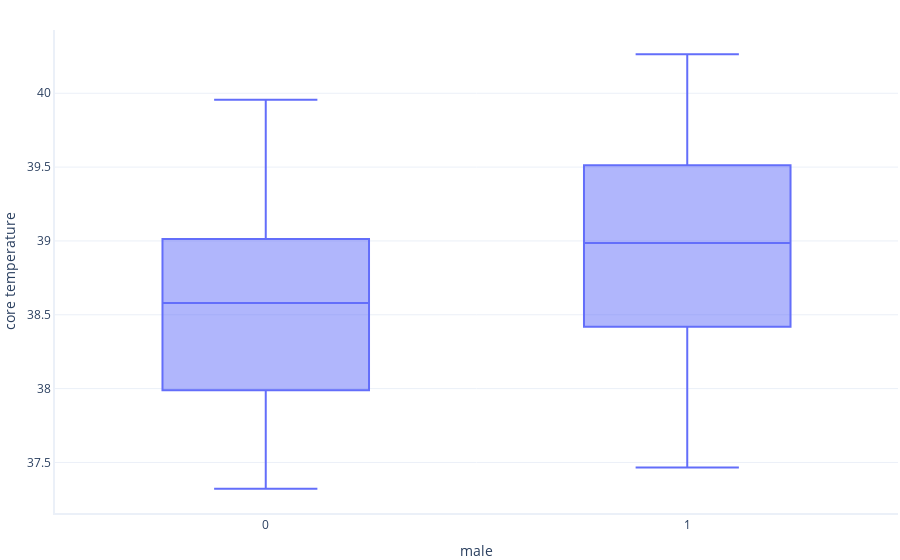
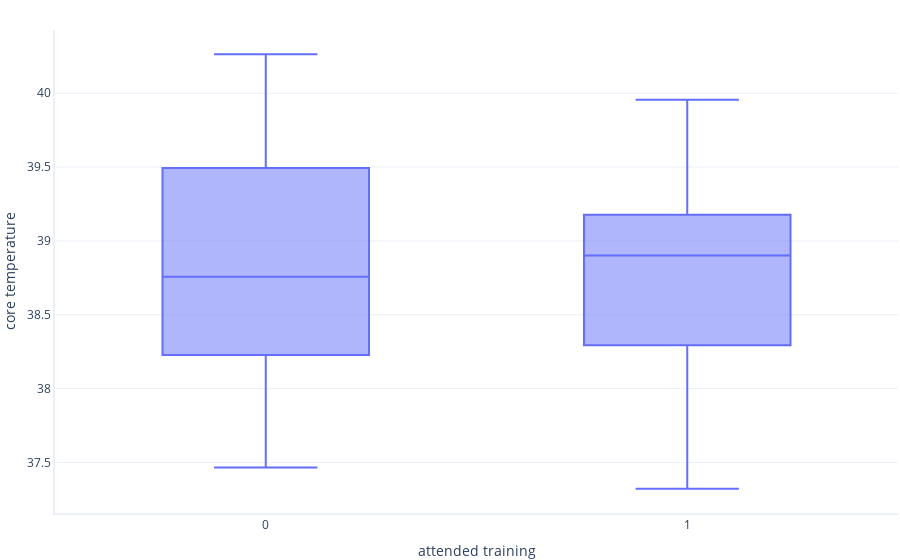
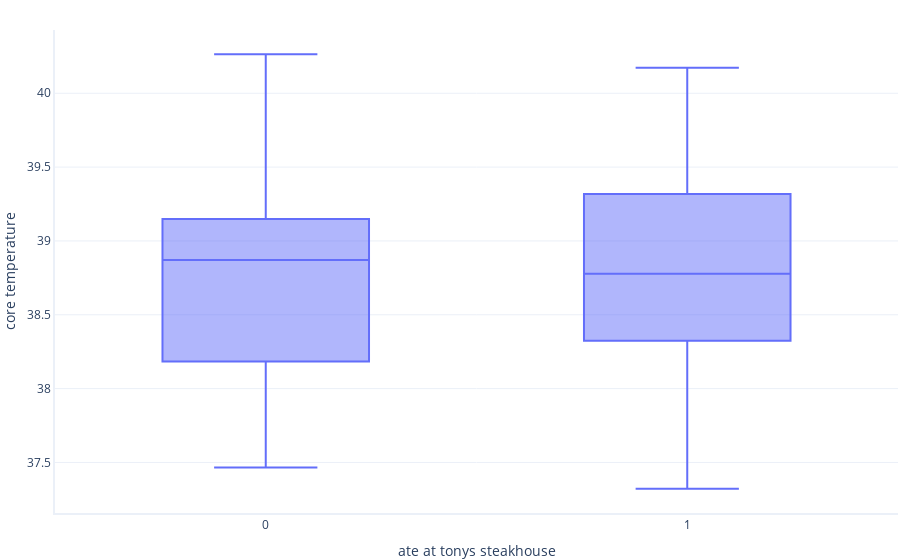
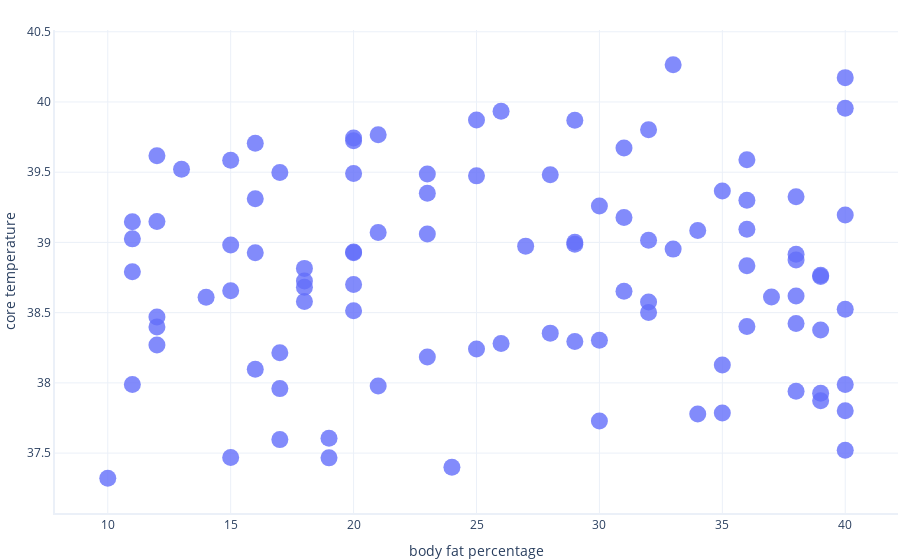

Source (notebook cell) for these figures, in order:
### Markdown cell above
For this exercise we will try to predict `core_temperature` from some of the other available features. 

## Data visualization
Let's quickly eyeball which features seem to have some kind of relationship with `core_temperature`

### Code cell
import graphing # Custom graphing code that uses Plotly. See our GitHub repository for details

graphing.box_and_whisker(dataset, "male", "core_temperature", show=True)
graphing.box_and_whisker(dataset, "attended_training", "core_temperature", show=True)
graphing.box_and_whisker(dataset, "ate_at_tonys_steakhouse", "core_temperature", show=True)
graphing.scatter_2D(dataset, "body_fat_percentage", "core_temperature", show=True)
graphing.scatter_2D(dataset, "age", "core_temperature")

### Figure 1 — Plotly figure (JSON) as saved in the notebook; plotly's stock layout.template omitted (floating-point values rounded to 4 significant figures)
{"data": [{"alignmentgroup": "True", "hovertemplate": "male=%{x}<br>core temperature=%{y}<extra></extra>", "legendgroup": "", "marker": {"color": "#636efa"}, "name": "", "notched": false, "offsetgroup": "", "orientation": "v", "showlegend": false, "type": "box", "x": [0, 0, 1, 1, 1, 0, 1, 1, 0, 0, 1, 0, 1, 1, 0, 1, 1, 1, 0, 1, 0, 1, 0, 1, 1, 0, 1, 0, 0, 0, 1, 0, 1, 1, 1, 1, 1, 1, 0, 1, 0, 1, 0, 0, 0, 0, 0, 1, 0, 1, 1, 1, 0, 0, 1, 0, 1, 0, 1, 0, 1, 1, 1, 1, 1, 1, 1, 0, 0, 1, 0, 1, 1, 0, 0, 1, 0, 1, 0, 0, 0, 1, 0, 0, 1, 1, 0, 1, 0, 0, 0, 1, 0, 0, 1, 0, 0, 1], "x0": " ", "xaxis": "x", "y": [38.42, 39.02, 39.15, 39.06, 38.66, 38.61, 39.47, 38.82, 37.78, 39.18, 39.52, 38.58, 38.28, 38.4, 38.65, 39.62, 37.73, 39.37, 37.99, 39.93, 37.61, 38.83, 37.4, 38.99, 39.72, 38.1, 37.6, 39.5, 38.5, 38.27, 38.7, 39.08, 38.29, 38.4, 39.3, 38.38, 38.47, 39.59, 38.13, 39.8, 37.93, 39.67, 38.21, 38.93, 37.8, 37.52, 39.35, 38.92, 38.73, 38.35, 40.17, 39.48, 39.96, 39.03, 39.71, 37.87, 38.93, 38.76, 38.98, 39.07, 39.31, 40.26, 39.2, 37.47, 38.62, 39.74, 37.96, 38.52, 39.59, 39.49, 37.32, 38.3, 39.33, 38.18, 37.79, 38.97, 37.98, 38.93, 37.99, 39.87, 38.51, 39.15, 38.61, 38.95, 37.47, 38.24, 38.77, 39.87, 38.87, 39.09, 39.0, 39.26, 38.68, 37.94, 38.79, 39.49, 38.58, 39.77], "y0": " ", "yaxis": "y"}], "layout": {"boxmode": "group", "legend": {"tracegroupgap": 0}, "xaxis": {"anchor": "y", "domain": [0, 1], "title": {"text": "male"}}, "yaxis": {"anchor": "x", "domain": [0, 1], "title": {"text": "core temperature"}}}}

### Figure 2 — Plotly figure (JSON) as saved in the notebook; plotly's stock layout.template omitted (floating-point values rounded to 4 significant figures)
{"data": [{"alignmentgroup": "True", "hovertemplate": "attended training=%{x}<br>core temperature=%{y}<extra></extra>", "legendgroup": "", "marker": {"color": "#636efa"}, "name": "", "notched": false, "offsetgroup": "", "orientation": "v", "showlegend": false, "type": "box", "x": [1, 1, 1, 0, 0, 1, 1, 0, 0, 1, 0, 0, 1, 1, 1, 0, 1, 1, 0, 0, 0, 0, 1, 0, 0, 1, 0, 0, 1, 1, 0, 1, 1, 1, 1, 0, 1, 1, 0, 0, 1, 0, 0, 1, 0, 0, 1, 0, 0, 0, 0, 1, 1, 1, 0, 1, 1, 1, 1, 1, 1, 0, 1, 0, 1, 1, 1, 0, 0, 0, 1, 1, 0, 1, 0, 1, 1, 1, 0, 1, 0, 1, 0, 1, 1, 0, 1, 0, 1, 0, 0, 0, 0, 0, 0, 0, 0, 1], "x0": " ", "xaxis": "x", "y": [38.42, 39.02, 39.15, 39.06, 38.66, 38.61, 39.47, 38.82, 37.78, 39.18, 39.52, 38.58, 38.28, 38.4, 38.65, 39.62, 37.73, 39.37, 37.99, 39.93, 37.61, 38.83, 37.4, 38.99, 39.72, 38.1, 37.6, 39.5, 38.5, 38.27, 38.7, 39.08, 38.29, 38.4, 39.3, 38.38, 38.47, 39.59, 38.13, 39.8, 37.93, 39.67, 38.21, 38.93, 37.8, 37.52, 39.35, 38.92, 38.73, 38.35, 40.17, 39.48, 39.96, 39.03, 39.71, 37.87, 38.93, 38.76, 38.98, 39.07, 39.31, 40.26, 39.2, 37.47, 38.62, 39.74, 37.96, 38.52, 39.59, 39.49, 37.32, 38.3, 39.33, 38.18, 37.79, 38.97, 37.98, 38.93, 37.99, 39.87, 38.51, 39.15, 38.61, 38.95, 37.47, 38.24, 38.77, 39.87, 38.87, 39.09, 39.0, 39.26, 38.68, 37.94, 38.79, 39.49, 38.58, 39.77], "y0": " ", "yaxis": "y"}], "layout": {"boxmode": "group", "legend": {"tracegroupgap": 0}, "xaxis": {"anchor": "y", "domain": [0, 1], "title": {"text": "attended training"}}, "yaxis": {"anchor": "x", "domain": [0, 1], "title": {"text": "core temperature"}}}}

### Figure 3 — Plotly figure (JSON) as saved in the notebook; plotly's stock layout.template omitted (floating-point values rounded to 4 significant figures)
{"data": [{"alignmentgroup": "True", "hovertemplate": "ate at tonys steakhouse=%{x}<br>core temperature=%{y}<extra></extra>", "legendgroup": "", "marker": {"color": "#636efa"}, "name": "", "notched": false, "offsetgroup": "", "orientation": "v", "showlegend": false, "type": "box", "x": [0, 0, 0, 0, 0, 0, 1, 0, 0, 1, 1, 0, 1, 1, 1, 0, 1, 0, 0, 1, 0, 1, 1, 1, 0, 0, 1, 1, 0, 0, 1, 0, 1, 1, 1, 0, 1, 0, 1, 1, 1, 1, 1, 0, 1, 1, 1, 1, 1, 1, 1, 1, 1, 1, 1, 0, 1, 1, 1, 0, 1, 0, 1, 0, 1, 1, 1, 1, 0, 0, 1, 0, 1, 0, 1, 0, 0, 0, 0, 1, 1, 1, 1, 0, 1, 1, 1, 0, 1, 1, 0, 1, 1, 0, 1, 0, 1, 1], "x0": " ", "xaxis": "x", "y": [38.42, 39.02, 39.15, 39.06, 38.66, 38.61, 39.47, 38.82, 37.78, 39.18, 39.52, 38.58, 38.28, 38.4, 38.65, 39.62, 37.73, 39.37, 37.99, 39.93, 37.61, 38.83, 37.4, 38.99, 39.72, 38.1, 37.6, 39.5, 38.5, 38.27, 38.7, 39.08, 38.29, 38.4, 39.3, 38.38, 38.47, 39.59, 38.13, 39.8, 37.93, 39.67, 38.21, 38.93, 37.8, 37.52, 39.35, 38.92, 38.73, 38.35, 40.17, 39.48, 39.96, 39.03, 39.71, 37.87, 38.93, 38.76, 38.98, 39.07, 39.31, 40.26, 39.2, 37.47, 38.62, 39.74, 37.96, 38.52, 39.59, 39.49, 37.32, 38.3, 39.33, 38.18, 37.79, 38.97, 37.98, 38.93, 37.99, 39.87, 38.51, 39.15, 38.61, 38.95, 37.47, 38.24, 38.77, 39.87, 38.87, 39.09, 39.0, 39.26, 38.68, 37.94, 38.79, 39.49, 38.58, 39.77], "y0": " ", "yaxis": "y"}], "layout": {"boxmode": "group", "legend": {"tracegroupgap": 0}, "xaxis": {"anchor": "y", "domain": [0, 1], "title": {"text": "ate at tonys steakhouse"}}, "yaxis": {"anchor": "x", "domain": [0, 1], "title": {"text": "core temperature"}}}}

### Figure 4 — Plotly figure (JSON) as saved in the notebook; plotly's stock layout.template omitted (floating-point values rounded to 4 significant figures)
{"data": [{"hovertemplate": "body fat percentage=%{x}<br>core temperature=%{y}<extra></extra>", "legendgroup": "", "marker": {"color": "#636efa", "size": 17, "symbol": "circle"}, "mode": "markers", "name": "", "orientation": "v", "showlegend": false, "type": "scatter", "x": [38, 32, 12, 23, 15, 14, 25, 18, 34, 31, 13, 18, 26, 36, 31, 12, 30, 35, 11, 26, 19, 36, 24, 29, 20, 16, 17, 17, 32, 12, 20, 34, 29, 12, 36, 39, 12, 15, 35, 32, 39, 31, 17, 20, 40, 40, 23, 38, 18, 28, 40, 28, 40, 11, 16, 39, 20, 39, 15, 21, 16, 33, 40, 19, 38, 20, 17, 40, 36, 23, 10, 30, 38, 23, 35, 27, 21, 16, 40, 29, 20, 11, 37, 33, 15, 25, 39, 25, 38, 36, 29, 30, 18, 38, 11, 20, 32, 21], "xaxis": "x", "y": [38.42, 39.02, 39.15, 39.06, 38.66, 38.61, 39.47, 38.82, 37.78, 39.18, 39.52, 38.58, 38.28, 38.4, 38.65, 39.62, 37.73, 39.37, 37.99, 39.93, 37.61, 38.83, 37.4, 38.99, 39.72, 38.1, 37.6, 39.5, 38.5, 38.27, 38.7, 39.08, 38.29, 38.4, 39.3, 38.38, 38.47, 39.59, 38.13, 39.8, 37.93, 39.67, 38.21, 38.93, 37.8, 37.52, 39.35, 38.92, 38.73, 38.35, 40.17, 39.48, 39.96, 39.03, 39.71, 37.87, 38.93, 38.76, 38.98, 39.07, 39.31, 40.26, 39.2, 37.47, 38.62, 39.74, 37.96, 38.52, 39.59, 39.49, 37.32, 38.3, 39.33, 38.18, 37.79, 38.97, 37.98, 38.93, 37.99, 39.87, 38.51, 39.15, 38.61, 38.95, 37.47, 38.24, 38.77, 39.87, 38.87, 39.09, 39.0, 39.26, 38.68, 37.94, 38.79, 39.49, 38.58, 39.77], "yaxis": "y"}], "layout": {"legend": {"tracegroupgap": 0}, "xaxis": {"anchor": "y", "domain": [0, 1], "title": {"text": "body fat percentage"}}, "yaxis": {"anchor": "x", "domain": [0, 1], "title": {"text": "core temperature"}}}}
